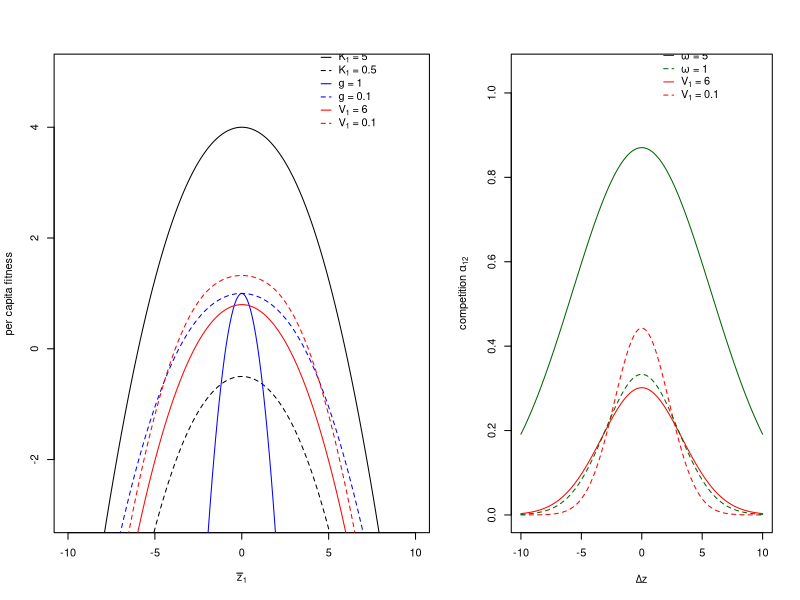

Recreate this plot in R.
#Manuscript Figure 1 

# Define the function
r. <- function(z1, pars){
    # read in the parameters
    sigma1 <- pars$sigma1
    sigma2 <- pars$sigma2
    w <- pars$w
    K1 <- pars$K1
    K2 <- pars$K2
    theta1 <- pars$theta1
    theta2 <- pars$theta2

    # Calculations
    n.EQ1 <- 0 # We want this one to be zero
    n.EQ2 <- sqrt(1 + 2*sigma2^2/w^2)*(K2 - (1/theta2)*sigma2^2)
    Omega. <- sqrt(w^2 + sigma1^2 + sigma2^2) 

    dz <- z1-0
    b1 <- K1 - (z1^2 + sigma1^2)/theta1
    alpha1.0 <- 1*w/sqrt(sigma1^2+sigma1^2+w^2)
    alpha.inter <- exp(-dz^2/(2*(sigma1^2+sigma2^2+w^2)))*w/sqrt(sigma1^2+sigma2^2+w^2) 

    out. <- b1 - alpha1.0*n.EQ1 - alpha.inter*n.EQ2
    return(out.)
}


## Setting the parameters
w <- 1 ## competition width
theta1 <- 8 ## width of intrinsic growth function = 1/g
theta2 <- 8
K1 <- 2 #** increase K
K2 <- 1 ## vector of intrinsic growth potentials
sigma1 <- 2 ## vector of species trait standard deviations
sigma2 <- 2

z1. <- seq(-10, 10, by = 0.1)

#fitness function across z

#for high/low K
sigma1 < sqrt(5*theta1) #check species can persist alone
sigma2 < sqrt(K2*theta2)

pars.KH <- list(w = w, K1 = 5, K2 = K2, sigma1 = sigma1, sigma2 = sigma2, theta1 = theta1, theta2 = theta2)

pars.KL <- list(w = w, K1 = 0.5, K2 = K2, sigma1 = sigma1, sigma2 = sigma2, theta1 = theta1, theta2 = theta2)

#for high/low g = 1/theta
sigma1 < sqrt(K1*10) #check species can persist alone

pars.gH <- list(w = w, K1 = K1, K2 = K2, sigma1 = sigma1, sigma2 = sigma2, theta1 = 1, theta2 = 1)

pars.gL <- list(w = w, K1 = K1, K2 = K2, sigma1 = sigma1, sigma2 = sigma2, theta1 = 10, theta2 = 10)

#for high/low V = sigma^2
pars.VH <- list(w = w, K1 = K1, K2 = K2, sigma1 = sqrt(6), sigma2 = sigma2, theta1 = theta1, theta2 = theta2)

pars.VL <- list(w = w, K1 = K1, K2 = K2, sigma1 = sqrt(0.1), sigma2 = sigma2, theta1 = theta1, theta2 = theta2)



#alpha function across z

# Define the function
a. <- function(z1, pars){
    # read in the parameters
    sigma1 <- pars$sigma1
    sigma2 <- pars$sigma2
    w <- pars$w
    K1 <- pars$K1
    K2 <- pars$K2
    theta1 <- pars$theta1
    theta2 <- pars$theta2

    # Calculations
    n.EQ1 <- 0 # We want this one to be zero
    n.EQ2 <- sqrt(1 + 2*sigma2^2/w^2)*(K2 - (1/theta2)*sigma2^2)
    Omega. <- sqrt(w^2 + sigma1^2 + sigma2^2) 

    dz <- z1-0
    b1 <- K1 - (z1^2 + sigma1^2)/theta1
    alpha1.0 <- 1*w/sqrt(sigma1^2+sigma1^2+w^2)
    alpha.inter <- exp(-dz^2/(2*(sigma1^2+sigma2^2+w^2)))*w/sqrt(sigma1^2+sigma2^2+w^2)
    return(alpha.inter)
}

#for high/low w
pars.wH <- list(w = 5, K1 = K1, K2 = K2, sigma1 = sigma1, sigma2 = sigma2, theta1 = theta1, theta2 = theta2)

pars.wL <- list(w = 1, K1 = K1, K2 = K2, sigma1 = sigma1, sigma2 = sigma2, theta1 = theta1, theta2 = theta2)

#for high/low V = sigma^2
sigma1 < sqrt(K1*theta1) #check species can persist alone

pars.V1H <- list(w = w, K1 = K1, K2 = K2, sigma1 = sqrt(6), sigma2 = sigma2, theta1 = theta1, theta2 = theta2)

pars.V1L <- list(w = w, K1 = K1, K2 = K2, sigma1 = sqrt(0.1), sigma2 = sigma2, theta1 = theta1, theta2 = theta2)

### create figure ####
par(mfrow=c(1, 2), mar=c(4,4,2,0), oma=c(1,1,1,1))
pdf(file="Fitness_2_panel.pdf", width=5.5, height=3.25)
layout(matrix(c(1, 1, 1, 1, 2, 2, 2), ncol = 7, byrow = TRUE))
plot(z1.,r.(z1 = z1., pars.KH), type = 'l', xlab=expression(bar(z)[1]), ylab="per capita fitness", ylim=c(-3,5))
lines(z1.,r.(z1 = z1., pars.KL), type = 'l',lty ="dashed")
legend(x=4, y=5.5, legend=c(expression(paste(K[1], " = 5")), expression(paste(K[1], " = 0.5")),"g = 1", "g = 0.1",expression(paste(V[1], " = 6")), expression(paste(V[1], " = 0.1"))), col=c("black", "black","blue", "blue", "red", "red"), lty=c(1,2), bty="n",seg.len=1, y.intersp=1, x.intersp=0.75)
lines(z1.,r.(z1 = z1., pars.gH), type = 'l', col="blue")
lines(z1.,r.(z1 = z1., pars.gL), type = 'l', lty ="dashed", col="blue")
lines(z1.,r.(z1 = z1., pars.VH), type = 'l', col = "red")
lines(z1.,r.(z1 = z1., pars.VL), type = 'l', lty ="dashed", col="red")

#alpha panel
plot(z1.,a.(z1 = z1., pars.wH), type = 'l', xlab=expression(paste(Delta, "z")), ylab=expression(paste("competition ", alpha[12])), ylim=c(0,1.05), col="dark green")
lines(z1.,a.(z1 = z1., pars.V1H), type = 'l', ylab="", ylim=c(0,1),col="red")
lines(z1.,a.(z1 = z1., pars.V1L), type = 'l',col="red", lty = "dashed")
lines(z1.,a.(z1 = z1., pars.wL), type = 'l',col="dark green", lty="dashed")
legend(x=1, y=1.12, legend=c(expression(paste(omega," = 5")), expression(paste(omega," = 1")), expression(paste(V[1], " = 6")), expression(paste(V[1], " = 0.1"))), col=c("dark green", "dark green","red", "red"), lty=c(1,2), bty="n",seg.len=1, y.intersp=1, x.intersp=0.75)

dev.off()

